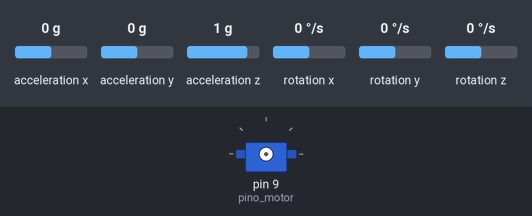
The sketch below on a simulated Arduino Uno, built with avr-gcc and run on an emulated ATmega328P. On the bench: servo. Wiring (inferred from the names in the program): MPU-6050 motion sensor at I2C address 0x68. The test bench sets the inputs (shaded band); at power-on: acceleration z 1 g, acceleration x 0 g, acceleration y 0 g, rotation x 0 °/s, rotation y 0 °/s, rotation z 0 °/s. What the sketch prints to the serial monitor is not drawn.

Above: at 0.1 s.
At 15.7 s:
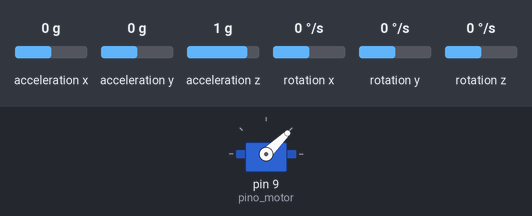
15.8 s: acceleration z set to 0 g
At 18.9 s:
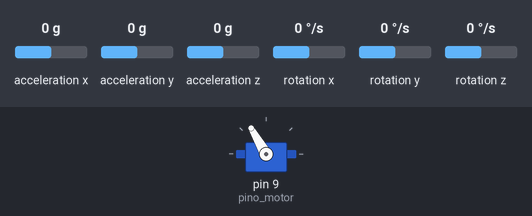
Timing chart, 0 to 20.4 s (numbered marks = the images above; inputs shaded):
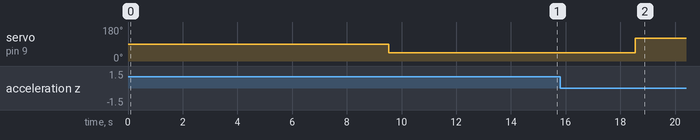

The sketch:

Measure_angle_Arduino_MPU6050.ino
```cpp
///////////////////////////////////////////////////////////////////////////////////////
//THIS IS A DEMO SOFTWARE JUST FOR EXPERIMENT PURPOER IN A NONCOMERTIAL ACTIVITY
//Version: 1.0 (AUG, 2016)

//Gyro - Arduino UNO R3
//VCC  -  5V
//GND  -  GND
//SDA  -  A4
//SCL  -  A5
//INT - port-2

#include <Wire.h>
#include <Servo.h>

//Declaring some global variables
int gyro_x, gyro_y, gyro_z;
long gyro_x_cal, gyro_y_cal, gyro_z_cal;
boolean set_gyro_angles;

long acc_x, acc_y, acc_z, acc_total_vector;
float angle_roll_acc, angle_pitch_acc, angle_pitch_acc2;


float angle_pitch, angle_roll;
int angle_pitch_buffer, angle_roll_buffer;
float angle_pitch_output, angle_roll_output;

long loop_timer;
int temp;

Servo ServoMotor;
int pino_motor = 9;
int valor;
int count = 0;

void setup() {
  Wire.begin();                                                        //Start I2C as master
  setup_mpu_6050_registers();                                          //Setup the registers of the MPU-6050
  for (int cal_int = 0; cal_int < 2000 ; cal_int ++){                  //Read the raw acc and gyro data from the MPU-6050 for 1000 times
    read_mpu_6050_data();
    gyro_x_cal += gyro_x;                                              //Add the gyro x offset to the gyro_x_cal variable
    gyro_y_cal += gyro_y;                                              //Add the gyro y offset to the gyro_y_cal variable
    gyro_z_cal += gyro_z;                                              //Add the gyro z offset to the gyro_z_cal variable
    delay(3);                                                          //Delay 3us to have 250Hz for-loop
  }

  // divide by 2000 to get avarage offset
  gyro_x_cal /= 2000;
  gyro_y_cal /= 2000;
  gyro_z_cal /= 2000;
  Serial.begin(115200);
  loop_timer = micros();                                               //Reset the loop timer
  Serial.println("Set");

  ServoMotor.attach(pino_motor);
  ServoMotor.write(1000); // não lembro o por que
  delay(5000);
  valor = 120;
}

void loop(){
  read_mpu_6050_data();
 //Subtract the offset values from the raw gyro values
  gyro_x -= gyro_x_cal;
  gyro_y -= gyro_y_cal;
  gyro_z -= gyro_z_cal;

  //Gyro angle calculations . Note 0.0000611 = 1 / (250Hz x 65.5)
  angle_pitch += gyro_x * 0.0000611;                                   //Calculate the traveled pitch angle and add this to the angle_pitch variable
  angle_roll += gyro_y * 0.0000611;                                    //Calculate the traveled roll angle and add this to the angle_roll variable
  //0.000001066 = 0.0000611 * (3.142(PI) / 180degr) The Arduino sin function is in radians
  angle_pitch += angle_roll * sin(gyro_z * 0.000001066);               //If the IMU has yawed transfer the roll angle to the pitch angel
  angle_roll -= angle_pitch * sin(gyro_z * 0.000001066);               //If the IMU has yawed transfer the pitch angle to the roll angel

  //Accelerometer angle calculations
  acc_total_vector = sqrt((acc_x*acc_x)+(acc_y*acc_y)+(acc_z*acc_z));  //Calculate the total accelerometer vector
  //57.296 = 1 / (3.142 / 180) The Arduino asin function is in radians
  angle_pitch_acc = asin((float)acc_y/acc_total_vector)* 57.296;       //Calculate the pitch angle
  angle_roll_acc = asin((float)acc_x/acc_total_vector)* -57.296;       //Calculate the roll angle

  //Calibrar automaticamente
  angle_pitch_acc -= 1.1;                                              //Accelerometer calibration value for pitch
  angle_roll_acc -= -2.73;                                               //Accelerometer calibration value for roll

  if(set_gyro_angles){                                                 //If the IMU is already started
    angle_pitch = angle_pitch * 0.999 + angle_pitch_acc * 0.001;     //Correct the drift of the gyro pitch angle with the accelerometer pitch angle
    angle_roll = angle_roll * 0.999 + angle_roll_acc * 0.001;        //Correct the drift of the gyro roll angle with the accelerometer roll angle
  }
  else{                                                                //At first start
    angle_pitch = angle_pitch_acc;                                     //Set the gyro pitch angle equal to the accelerometer pitch angle
    angle_roll = angle_roll_acc;                                       //Set the gyro roll angle equal to the accelerometer roll angle
    set_gyro_angles = true;                                            //Set the IMU started flag
  }

  //To dampen the pitch and roll angles a complementary filter is used
  //Filtro causando atraso muito grande
  //angle_pitch_output = angle_pitch_output * 0.9 + angle_pitch * 0.1;   //Take 90% of the output pitch value and add 10% of the raw pitch value
  //angle_roll_output = angle_roll_output * 0.9 + angle_roll * 0.1;      //Take 90% of the output roll value and add 10% of the raw roll value

  Serial.println(angle_pitch);
  //Serial.print(" ");
  //Serial.println(angle_roll);

  if(count<1000){
    count++;
  }else{
    count = 0;
    ServoMotor.write(valor);
  }

  while(micros() - loop_timer < 4000);                                 //Wait until the loop_timer reaches 4000us (250Hz) before starting the next loop
 loop_timer = micros();//Reset the loop timer


}


void setup_mpu_6050_registers(){
  //Activate the MPU-6050
  Wire.beginTransmission(0x68);                                        //Start communicating with the MPU-6050
  Wire.write(0x6B);                                                    //Send the requested starting register
  Wire.write(0x00);                                                    //Set the requested starting register
  Wire.endTransmission();
  //Configure the accelerometer (+/-8g)
  Wire.beginTransmission(0x68);                                        //Start communicating with the MPU-6050
  Wire.write(0x1C);                                                    //Send the requested starting register
  Wire.write(0x10);                                                    //Set the requested starting register
  Wire.endTransmission();
  //Configure the gyro (500dps full scale)
  Wire.beginTransmission(0x68);                                        //Start communicating with the MPU-6050
  Wire.write(0x1B);                                                    //Send the requested starting register
  Wire.write(0x08);                                                    //Set the requested starting register
  Wire.endTransmission();
}


void read_mpu_6050_data(){                                             //Subroutine for reading the raw gyro and accelerometer data
  Wire.beginTransmission(0x68);                                        //Start communicating with the MPU-6050
  Wire.write(0x3B);                                                    //Send the requested starting register
  Wire.endTransmission();                                              //End the transmission
  Wire.requestFrom(0x68,14);                                           //Request 14 bytes from the MPU-6050
  while(Wire.available() < 14);                                        //Wait until all the bytes are received
  acc_x = Wire.read()<<8|Wire.read();
  acc_y = Wire.read()<<8|Wire.read();
  acc_z = Wire.read()<<8|Wire.read();
  temp = Wire.read()<<8|Wire.read();
  gyro_x = Wire.read()<<8|Wire.read();
  gyro_y = Wire.read()<<8|Wire.read();
  gyro_z = Wire.read()<<8|Wire.read();
}
```
